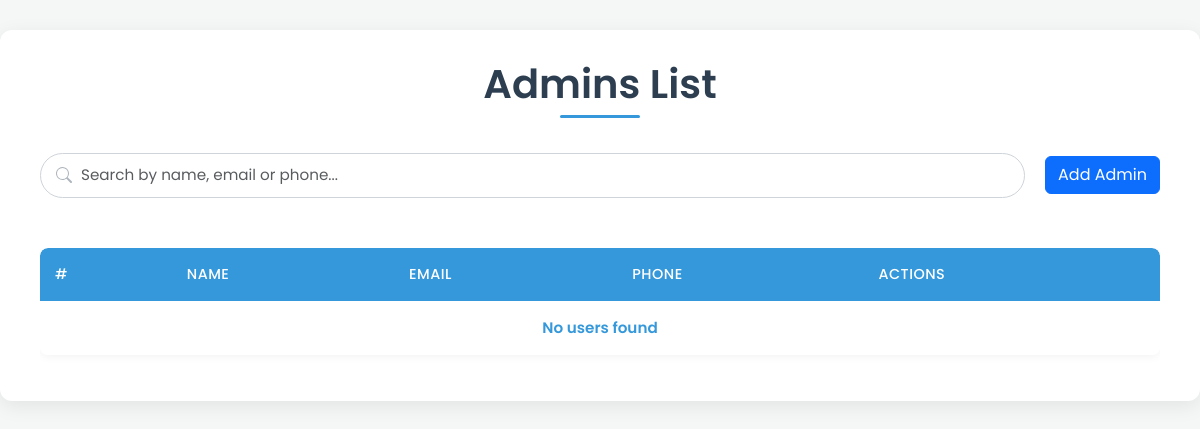
Page /admin/admins_list.php on the earlier database version.
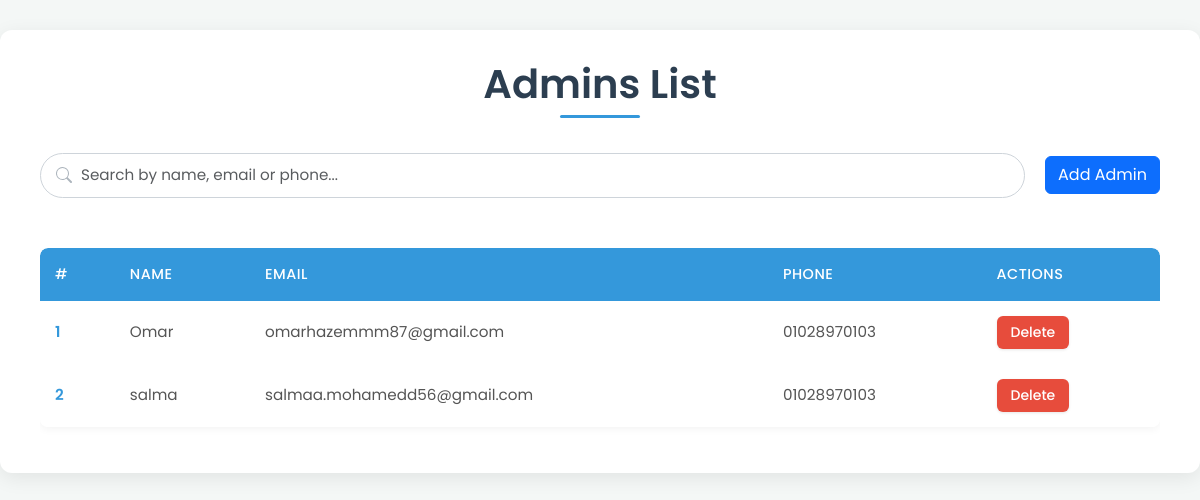
Same page on the later database version.
### tables this page shows
CREATE TABLE `users` (
  `user_id` int(11) NOT NULL,
  `name` varchar(255) NOT NULL,
  `email` varchar(255) NOT NULL,
  `phone` varchar(15) NOT NULL,
  `password` varchar(255) NOT NULL,
  `age` int(11) DEFAULT NULL,
  `job_title` varchar(255) DEFAULT NULL,
  `image` longtext DEFAULT 'default.png',
  `location` varchar(255) DEFAULT NULL,
  `created_at` timestamp NOT NULL DEFAULT current_timestamp(),
  `role_id` int(11) DEFAULT NULL,
  `last_seen` datetime NOT NULL DEFAULT current_timestamp(),
  `company_name` varchar(255) DEFAULT NULL,
  `contact_info` varchar(255) DEFAULT NULL,
  `company_type` varchar(255) DEFAULT NULL,
  `zone_id` int(11) DEFAULT NULL,
  `portfolio` longtext DEFAULT NULL,
  `action` varchar(255) NOT NULL DEFAULT 'active'
);

### admin/admins_list.php (the view, shortened to what this page needs)
<?php
include '../mail.php';
if (isset($_POST['search']) && !empty($_POST['text'])) {
    $text = mysqli_real_escape_string($connect, $_POST['text']);
    $select_users = "SELECT `users`.`user_id`, `users`.`name`, `users`.`email`, `users`.`phone`
    FROM `users`
    WHERE `users`.`role_id` = '4' AND (`users`.`name` LIKE '%$text%' OR `users`.`email` LIKE '%$text%' OR `users`.`phone` LIKE '%$text%')";
} else {
    $select_users = "SELECT `users`.`user_id`, `users`.`name`, `users`.`email`, `users`.`phone`
    FROM `users`
    WHERE `users`.`role_id` = '4'";
}
$run_select = mysqli_query($connect, $select_users);
?>
<!DOCTYPE html>
<html lang="en">
<head>
    <link rel="stylesheet" href="../css/bootstrap.min.css">
    <link rel="stylesheet" href="./css/users-list.css">
    <link rel="stylesheet" href="https://cdn.jsdelivr.net/npm/sweetalert2@11/dist/sweetalert2.min.css">
</head>
<body>
    <div class="container">
        <div class="row">
            <div class="col-md-12">
                <h1 class="page-title">Admins List</h1>
                <div class="controls-container">
                    <div class="search-wrapper">
                        <input type="text" id="searchText" class="form-control" placeholder="Search by name, email or phone...">
                    </div>
                    <button id="addAdminBtn" class="btn btn-primary">Add Admin</button>
                </div>
            </div>
        </div>
        <div class="row">
            <div class="col-md-12">
                <div class="table-container">
                    <table class="table">
                        <thead>
                            <tr>
                                <th>#</th>
                                <th>Name</th>
                                <th>Email</th>
                                <th>Phone</th>
                                <th>Actions</th>
                            </tr>
                        </thead>
                        <tbody id="usersTable">
                            <?php
                            $counter = 1;
                            if (mysqli_num_rows($run_select) > 0) {
                                foreach ($run_select as $row) {
                                    ?>
                                    <tr>
                                        <td><?php echo $counter++; ?></td>
                                        <td><?php echo htmlspecialchars($row['name']); ?></td>
                                        <td><?php echo htmlspecialchars($row['email']); ?></td>
                                        <td><?php echo htmlspecialchars($row['phone']); ?></td>
                                        <td>
                                            <div class="action-buttons">
                                                <a href="?action=delete&id=<?php echo $row['user_id']; ?>" class="btn btn-danger btn-sm delete-btn">Delete</a>
                                            </div>
                                        </td>
                                    </tr>
                                    <?php
                                }
                            } else {
                                echo '<tr><td colspan="5" class="text-center">No users found</td></tr>';
                            }
                            ?>
                        </tbody>
                    </table>
                </div>
            </div>
        </div>
    </div>
</body>
</html>

Differences in the rows shown:
now on this page (row edited): users: name "Omar", email "omarhazemmm87@gmail.com", phone "01028970103"
now on this page (row edited): users: name "salma", email "salmaa.mohamedd56@gmail.com", phone "01028970103"
Other differences:
text no longer shown: "No users found"
